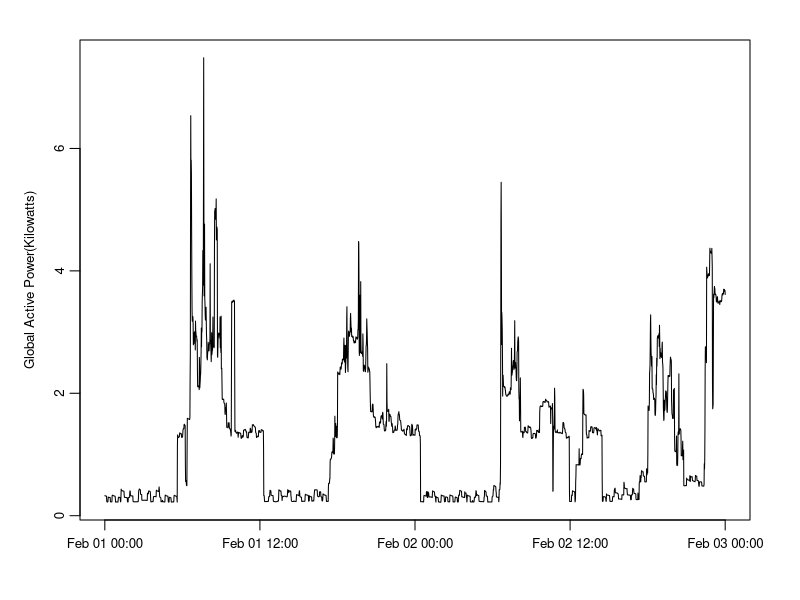

Generate this figure with R:
#read in data
energy <- read.csv("newData.txt")

y <- energy$Global_active_power
x <- energy$timetemp

#set margin
par(mar=c(4, 4, 2, 2.5))
#set axis label, tick label and line
par(mgp=c(2.1,0.6,0.0))

#plot y as a line plot, with not x tick label
#plot(y, xaxt='n', ylab="Global Active Power(Kilowatts)", 
#     cex.axis=0.8, xlab='', cex.lab=0.8, type="l")
#label x axis 
#axis(side=1,cex.axis=0.8, at=c(x[1], x[1440], x[2881]), label=c("Thu", "Fri", "Sat"))

#a better way to plot x axis with correct labels
plot(as.POSIXct(x), y, type="l", ylab="Global Active Power(Kilowatts)", cex.axis=0.8, xlab='', cex.lab=0.8)

dev.copy(png,filename="plot2.png", width = 480, height = 480, units = "px");
dev.off()
